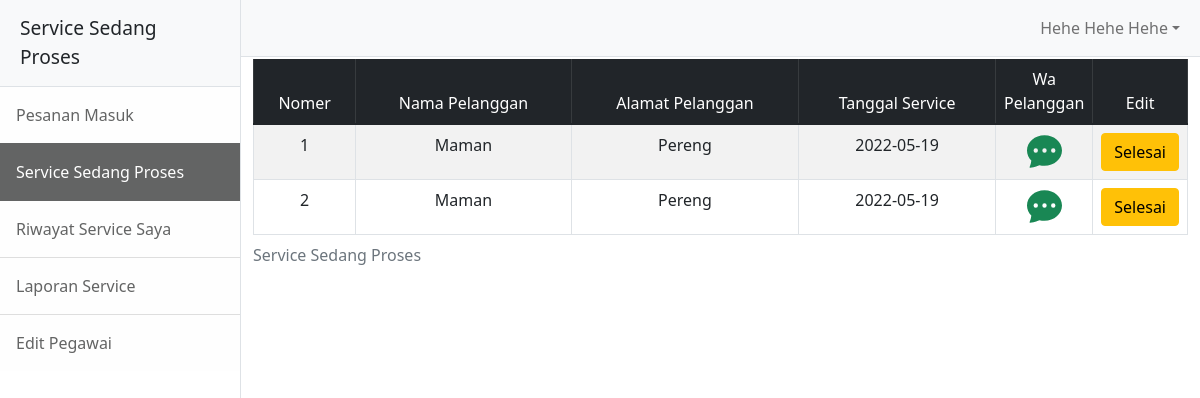
/pegawai/serviceberjalanteknisi.php (signed in), run on an earlier commit of the app's database.
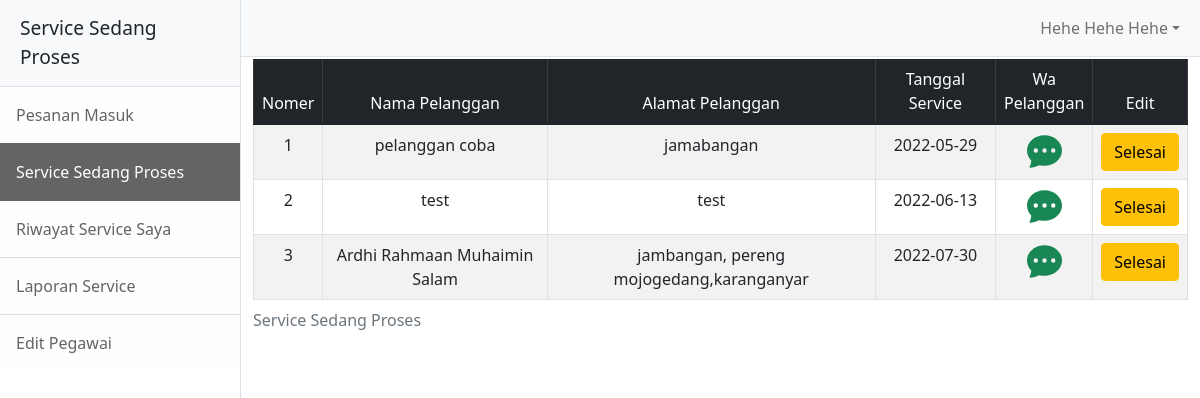
And on a later commit of the database.
### tables this page shows
CREATE TABLE `service` (
  `id_service` int(11) NOT NULL,
  `id_pelanggan` int(11) NOT NULL,
  `id_pegawai` int(11) NOT NULL,
  `tanggal_service` date NOT NULL,
  `status_service` enum('proses','selesai') NOT NULL
);

CREATE TABLE `pelanggan` (
  `id_pelanggan` int(11) NOT NULL,
  `nama_pelanggan` varchar(50) NOT NULL,
  `username` varchar(50) NOT NULL,
  `password` varchar(50) NOT NULL,
  `no_telpon_pelanggan` varchar(15) NOT NULL,
  `alamat_pelanggan` text NOT NULL
);

### pegawai/serviceberjalanteknisi.php (the view, shortened to what the changed rows need)
<?php
if ($_SESSION['role'] === 'teknisi') {
  include '../conn.php';
  $title = "Service Sedang Proses";
  $queryserviceberjalan = "SELECT pelanggan.id_pelanggan, service.id_service, pegawai.id_pegawai, pelanggan.nama_pelanggan, pelanggan.alamat_pelanggan, pelanggan.no_telpon_pelanggan, pegawai.nama_pegawai, pegawai.no_telpon_pegawai, service.tanggal_service FROM service JOIN pelanggan ON service.id_pelanggan = pelanggan.id_pelanggan JOIN pegawai ON service.id_pegawai = pegawai.id_pegawai WHERE service.status_service = 'proses'";
  $exec = mysqli_query($conn, $queryserviceberjalan);
  $jumlahdata = mysqli_num_rows($exec);
  if ($jumlahdata > 0) {
    $getAllData = mysqli_fetch_all($exec, MYSQLI_ASSOC);
  } else {
    $pesan = "Wah Belom Ada service yang anda kerjakan hari ini, Cek <a href='dashboardteknisi.php' class='text-decoration-none' > Service yang baru masuk </a>";
  }
} else {
  header("location:index.php");
}
?>
<?php if ($_SESSION['role'] === 'teknisi') : ?>
  <!DOCTYPE html>
  <html lang="en">
  <head>
    <link href="../assets/css/bootstrap.css" rel="stylesheet" />
  </head>
  <body>
    <div class="d-flex" id="wrapper">
      <div id="page-content-wrapper">
        <div class="container">
          <div class="row justify-content-start overflow-auto" style="height: 90vh;">
            <?php if ($jumlahdata > 0) : ?>
              <div class=" table-responsive">
                <table class="table table-bordered table-striped table-hover">
                  <caption><?= $title ?></caption>
                  <thead class="table-dark">
                    <tr>
                      <td class="text-center">Nomer</td>
                      <td class="text-center">Nama Pelanggan</td>
                      <td class="text-center">Alamat Pelanggan</td>
                      <td class="text-center">Tanggal Service</td>
                      <td class="text-center">Wa Pelanggan</td>
                      <td class="text-center">Edit</td>
                    </tr>
                  </thead>
                  <tbody>
                    <?php $no = 1; ?>
                    <?php foreach ($getAllData as $t) : ?>
                      <tr class="text-dark">
                        <td class="text-center"><?= $no++ ?></td>
                        <td class="text-center"><?= $t['nama_pelanggan'] ?></td>
                        <td class="text-center"><?= $t['alamat_pelanggan'] ?></td>
                        <td class="text-center"><?= $t['tanggal_service'] ?></td>
                        <td style="display:none ;"><?php $pesanwa = "Service Bp/Ibu" . $t['nama_pelanggan'] . " Sudah Selesai,terima Kasih Telah menggunakan Jasa Service Kami"; ?></td>
                        <td class="col-1 text-center"><a class="text-success" target="blank" href="https://wa.me/<?= $t['no_telpon_pelanggan'] ?>?text=<?= $pesanwa ?>">
                            </a></td>
                        <td class="col-1 text-center">
                          <form action="proses.php" method="post">
                            <input type="submit" name="selesaijasa" class="btn btn-warning" value="Selesai">
                          </form>
                        </td>
                      </tr>
                    <?php endforeach ?>
                  </tbody>
                </table>
              </div>
            <?php else : ?>
              <h1> <?= $pesan; ?> </h1>
            <?php endif ?>
          </div>
        </div>
      </div>
    </div>
  </body>
  </html>
<?php endif ?>

What changed in the data, as far as the page shows it:
no longer on this page (row edited): service: id_pelanggan.nama_pelanggan "Maman", id_pelanggan.alamat_pelanggan "Pereng", tanggal_service "2022-05-19"
no longer on this page (row edited): service: id_pelanggan.nama_pelanggan "Maman", id_pelanggan.alamat_pelanggan "Pereng", tanggal_service "2022-05-19"
added service: id_pelanggan.nama_pelanggan "pelanggan coba", id_pelanggan.alamat_pelanggan "jamabangan", tanggal_service "2022-05-29"
added service: id_pelanggan.nama_pelanggan "test", id_pelanggan.alamat_pelanggan "test", tanggal_service "2022-06-13"
added service: id_pelanggan.nama_pelanggan "Ardhi Rahmaan Muhaimin Salam", id_pelanggan.alamat_pelanggan "jambangan, pereng mojogedang,karanganyar", tanggal_service "2022-07-30"
